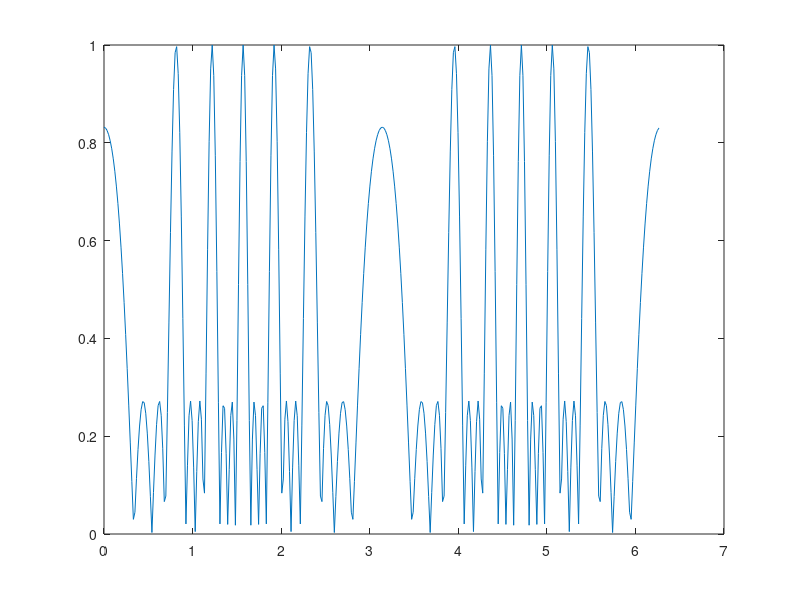

The MATLAB source for this figure: (Note: this script raises an error after producing the figure.)
clear; clc; close all;

m = 4;  % pocet senzoru

% budu mit ULA, tj. ve 2D
P = zeros(2,m); % pripravim si polohu senzoru (vektor z pocatku)
for i=1:m
    P(1, i) = i-1;
end

% Nastavim beamformer, tj. M1,...,Mm
% M = (m:-1:1) ./ m; % zpozdeni po m-tinach
M = (1:m);

% Zvolim parametry
fs = 16e3;  % vzorkovaci frekvence (Hz)
c = 343;    % Rychlost sireni signalu (= cca rychlost zvuku) (m/s)

% Zakresli magnitudovou charakteristiku prenosove funkce v zavislosti na
% uhlu sireni signalu pro zvolenou frekvenci
theta = 1000; % zvolena frekvence 1kHz
theta = 2 * pi * theta ;%/ fs; % normalizace

rad = pi / 180; % Neni lepsi 2pi vydelit Fs?
alpha_ticks = 0:rad:2*pi-rad; % vsechny uhly pro zavislost, odcitam, abych mel 360

% vektor ma jednotkovou delku a znam uhel alfa
u = [1 * cos(alpha_ticks); 1 * sin(alpha_ticks)];

D = (u' * P / c); % posuny

% Prenosova funkce
H = zeros(size(D, 1), 1);
for i=1:m
    H = H + exp(-1i * theta * (D(:, i) - M(i)));
end
H = (1/m) * H;

% Vykresleni
figure
plot(alpha_ticks, abs(H'))

figure
polarplot(alpha_ticks, abs(H'))